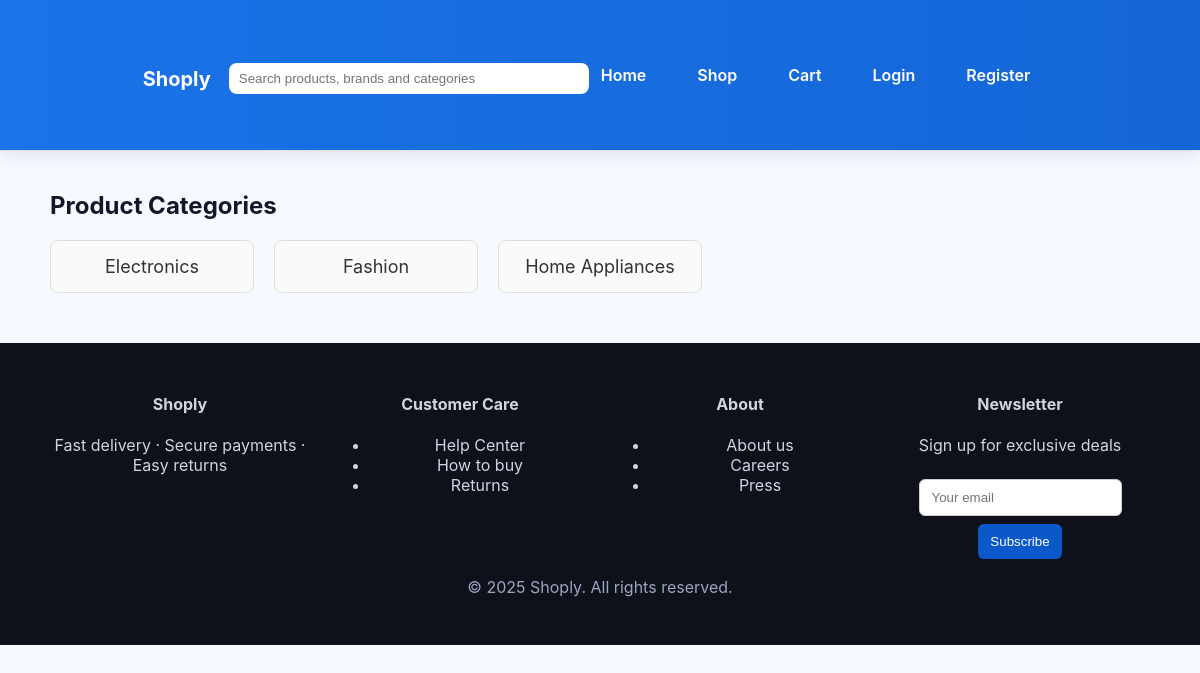
/uploads/products/categories.php, run on the app's committed database.
### tables this page shows
CREATE TABLE categories (
  id INT AUTO_INCREMENT PRIMARY KEY,
  name VARCHAR(100) NOT NULL UNIQUE,
  description TEXT,
  created_at TIMESTAMP DEFAULT CURRENT_TIMESTAMP
);

### uploads/products/categories.php (the view, shortened to what this page needs)
<?php
require_once 'includes/db.php';
include 'includes/header.php';
try {
    $stmt = $pdo->query("SELECT * FROM categories ORDER BY name ASC");
    $categories = $stmt->fetchAll(PDO::FETCH_ASSOC);
} catch (Exception $e) {
    die("<p style='color:red;'>Error loading categories: " . htmlspecialchars($e->getMessage()) . "</p>");
}
?>
<h2>Product Categories</h2>
<?php if (empty($categories)): ?>
    <p>No categories available.</p>
<?php else: ?>
    <div style="
        display: grid;
        grid-template-columns: repeat(auto-fill, minmax(180px, 1fr));
        gap: 20px;
        margin-top: 20px;
    ">
        <?php foreach ($categories as $cat): ?>
            <a href="<?php echo BASE_URL; ?>products.php?category_id=<?php echo $cat['id']; ?>"
               style="
                    display:block;
                    padding:15px;
                    border:1px solid #ddd;
                    border-radius:8px;
                    background:#fafafa;
                    text-align:center;
                    font-size:18px;
                    text-decoration:none;
                    color:#333;
                    transition:0.2s;
                "
               onmouseover="this.style.background='#eee'"
               onmouseout="this.style.background='#fafafa'">
                <?php echo htmlspecialchars($cat['name']); ?>
            </a>
        <?php endforeach; ?>
    </div>
<?php endif; ?>
<?php include 'includes/footer.php'; ?>

### assets/css/style.css (style rules this page uses)
body { font-family:Arial,Helvetica,sans-serif;background:#f6f6f6;color:#222;margin:0;padding:0 }
body { font-family: Arial, sans-serif; background: #f5f6fa; color: #333; margin: 0; padding: 0; }
a { color: #0a58ca; }
:root { --primary: #1A73E8; --dark: #0F111A; --accent: #57D1FF; --light: #F6F9FF; --muted: #6b7280; --card-radius: 12px; }
body { background: var(--light); color: #111827; font-family: Inter, Arial, sans-serif; margin:0; padding:0; }

### data on the page
categories: name "Electronics"
categories: name "Fashion"
categories: name "Home Appliances"
